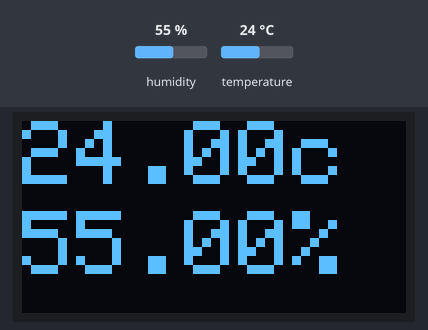
Simulated run of this program. Board: ESP32. Shown: 128×64 one-colour display. Inputs (shaded band) come from the test bench; at power-on: humidity 55 %, temperature 24 °C. What the program prints to the serial monitor is not drawn.

Above: at 4.2 s.
4.3 s: humidity set to 22 %
At 7.4 s:
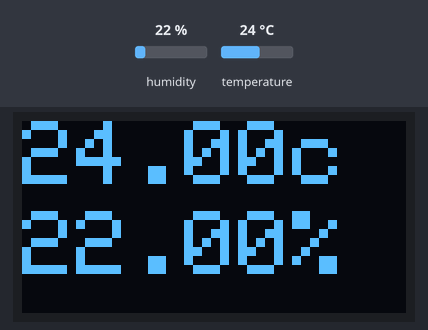
8.1 s: temperature set to 12 °C
At 9.7 s:
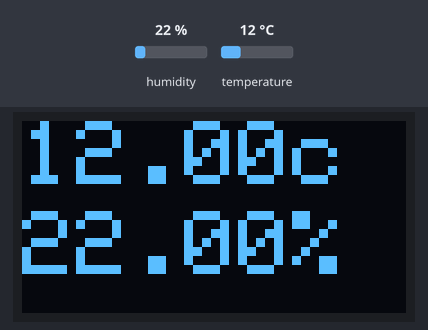
11.9 s: humidity set to 40 %
At 13.1 s:
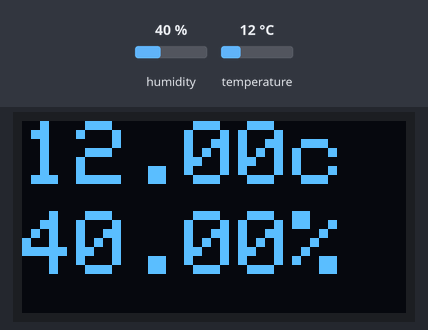
15.7 s: temperature set to 19 °C
At 18.9 s:
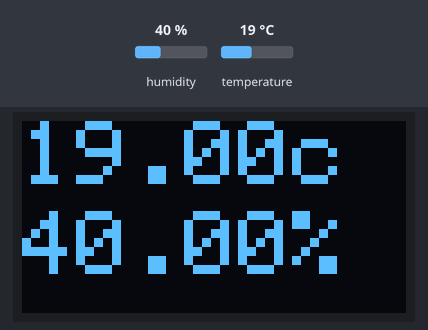
Timing chart, 0 to 20.4 s (numbered marks = the images above; inputs shaded):
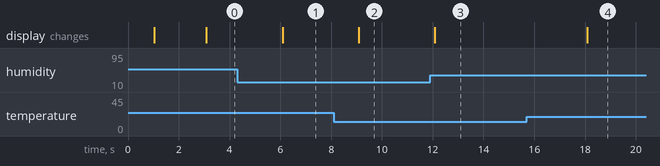

Measured:
- after the input at 4.3 s, the display: changes after 1.8 s (image 1)
- after the input at 8.1 s, the display: changes after 0.99 s (image 2)
- after the input at 11.9 s, the display: changes after 0.18 s (image 3)
- after the input at 15.7 s, the display: changes after 2.4 s (image 4)

The program:

main.cpp
```cpp
// (licence header left out)
#include <Arduino.h>

/* I2C display header */
#include <Wire.h>
#include <Adafruit_GFX.h>
#include <Adafruit_SSD1306.h>

/* dht11 library */
#include <DHT.h>

/* define dht22 pins */
#define DHT11_PIN 33

/* define type as DHT11 */
#define DHTTYPE DHT11

/* create dht11 intence */
DHT dht(DHT11_PIN, DHTTYPE);

/* OLED display width, in pixels */
#define SCREEN_WIDTH 128

/* OLED display height, in pixels */
#define SCREEN_HEIGHT 64

/* Declaration for an SSD1306 display connected to I2C (SDA, SCL pins) */
Adafruit_SSD1306 display(SCREEN_WIDTH, SCREEN_HEIGHT, &Wire, -1);

/* hardware timer */
hw_timer_t * timer = NULL;

/* unlocking timer mux */
portMUX_TYPE timerMux = portMUX_INITIALIZER_UNLOCKED;

/* timer and intruppt function */
void Timer_Start(void);
void IRAM_ATTR timercallback();
uint8_t read_dht11(void);

uint16_t ui16Counter=0;
uint16_t ui16LastCounter=1;

/* DHT11 veriables */
float fHumidity;
float fTemperature;
float fHeatIndex;

void setup() {
	delay(1000);

    /* start i2c and uart port */
	Wire.begin();
	Serial.begin(9600);

    Serial.println("\r\n");
	Serial.println("Micro_I2C_03");

	if(!display.begin(SSD1306_SWITCHCAPVCC, 0x3C)) {
    	Serial.println(F("SSD1306 allocation failed"));
    	for(;;);
 	}

  	delay(2000);
	display.clearDisplay();
  	display.setTextColor(WHITE);

    /* start timer module */
	noInterrupts();
    Timer_Start();
    interrupts();

	/* start dht11 sensor */
	dht.begin();

}


void loop() {
	if(ui16LastCounter != ui16Counter){
		ui16LastCounter = ui16Counter;
        read_dht11();
		display.clearDisplay();
		display.setTextSize(3);
		display.setCursor(0,0);
		display.print(fTemperature);
		display.print("c");
		display.setCursor(0,30);
		display.setTextSize(3);
		display.print(fHumidity);
		display.print("%");
		display.display();
    }
}

/* This function sets timer */
void Timer_Start(void){

	/* set timer0 to 80MHz */
	timer = timerBegin(0, 80, true);

	/* attach interrupt to timer */
	timerAttachInterrupt(timer, &timercallback, true);

	/* 1000 ms interrupt */
	timerAlarmWrite(timer, 1000000, true);

	/* enable timer */
	timerAlarmEnable(timer);
}

/* interrupt callback function  */
void IRAM_ATTR timercallback() {
	portENTER_CRITICAL_ISR(&timerMux);
    ui16Counter++;
	portEXIT_CRITICAL_ISR(&timerMux);
}

/* function to read dht11 sensor */
uint8_t read_dht11(void){

	uint8_t ui8Response = 0;

	/* read humidity */
	fHumidity = dht.readHumidity();

	/* read temperature */
	fTemperature = dht.readTemperature();

	/* check if data is valid */
	if (isnan(fHumidity) || isnan(fTemperature)){

		/* display read error in serial */
		fHeatIndex = 0;
		ui8Response = 0;
		Serial.println("DHT11 reading failure");
	}else{

		/* if data is valid read heat index */
		fHeatIndex = dht.computeHeatIndex(fHumidity, fTemperature, false);

		ui8Response = 1;

		/* display these values */
		Serial.printf("Temperature:%f degC Humidity:%f % Heat index:%f\n", fTemperature, fHumidity, fHeatIndex);
	}

	return ui8Response;
}
```
